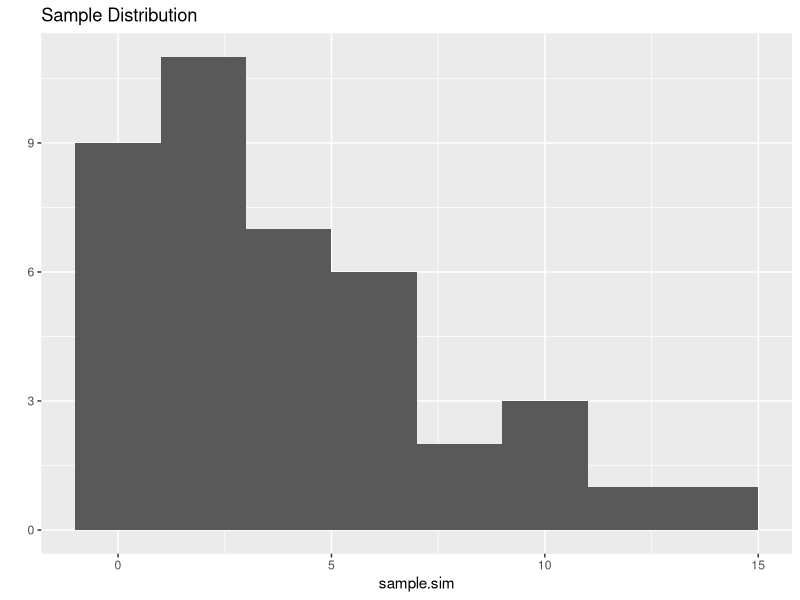
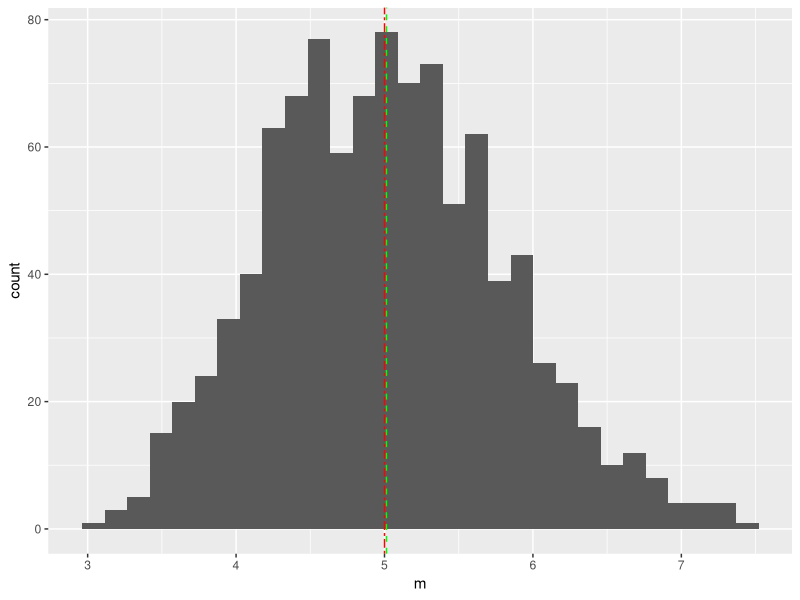
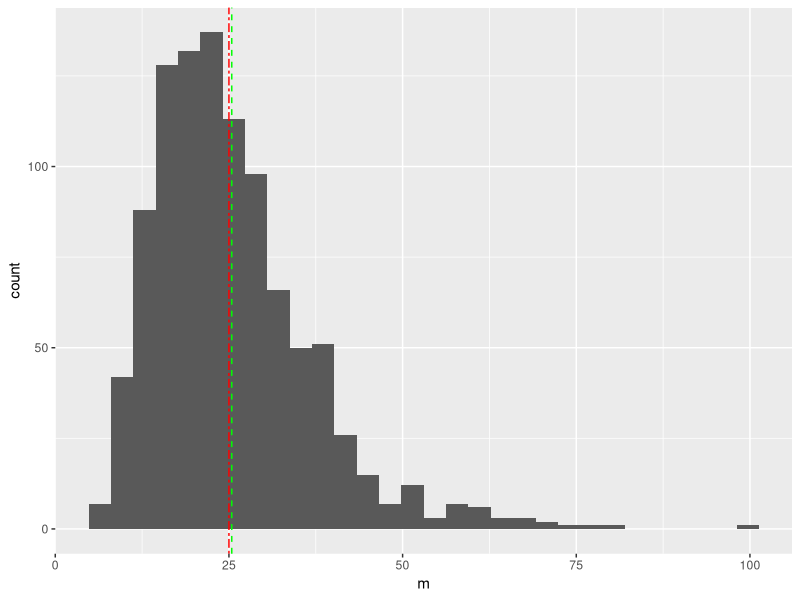

Here is the R script that generated these plots, in order:
## ---- chunk 1
library(ggplot2)
library(dplyr)
library(tidyr)
## ---- chunk 2
n = 40
lambda = 0.2

sample.sim = rexp(n, lambda)

summary(sample.sim)

qplot(sample.sim, binwidth = 2, main = "Sample Distribution")
## ---- chunk 3
sims = 1000
n = 40
lambda = 0.2

exp.sims = matrix(
  data = rexp(n*sims, lambda),
  nrow = 1000,
  ncol = 40,
  byrow = TRUE)
## ---- chunk 4

exp.means = apply(exp.sims, 1, mean)
theo.mean = 1/lambda

c("Expected Mean" = theo.mean, "Actual Mean of Means" = mean(exp.means))

exp.means.plot = ggplot(
  data = data.frame(m = exp.means) %>% tbl_df, 
  aes(x=m)) +
  
  geom_histogram() +
  geom_vline(
    xintercept = mean(exp.means), 
    colour = "green", 
    linetype = "dashed") + 
  geom_vline(
    xintercept = theo.mean, 
    colour = "red",
    linetype = "twodash")

exp.means.plot

theo.sd = 1/lambda

## ---- chunk 5

exp.vars = apply(exp.sims, 1, var)
theo.var = (1/lambda)^2

c("Expected Variance" = theo.var, "Actual Mean of Variances" = mean(exp.vars))

exp.vars.plot = ggplot(
  data = data.frame(m = exp.vars) %>% tbl_df, 
  aes(x=m)) +
  
  geom_histogram() +
  geom_vline(
    xintercept = mean(exp.vars), 
    colour = "green", 
    linetype = "dashed") + 
  geom_vline(
    xintercept = theo.var, 
    colour = "red",
    linetype = "twodash")

exp.vars.plot

